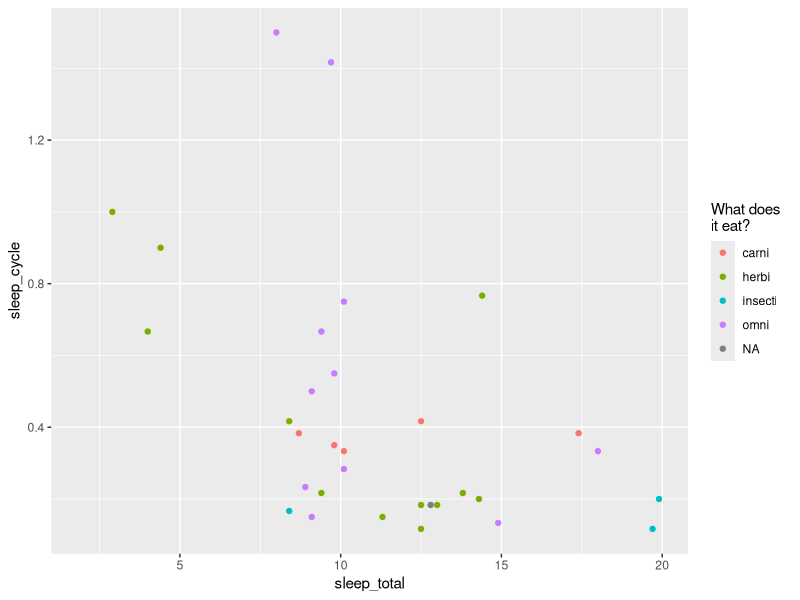
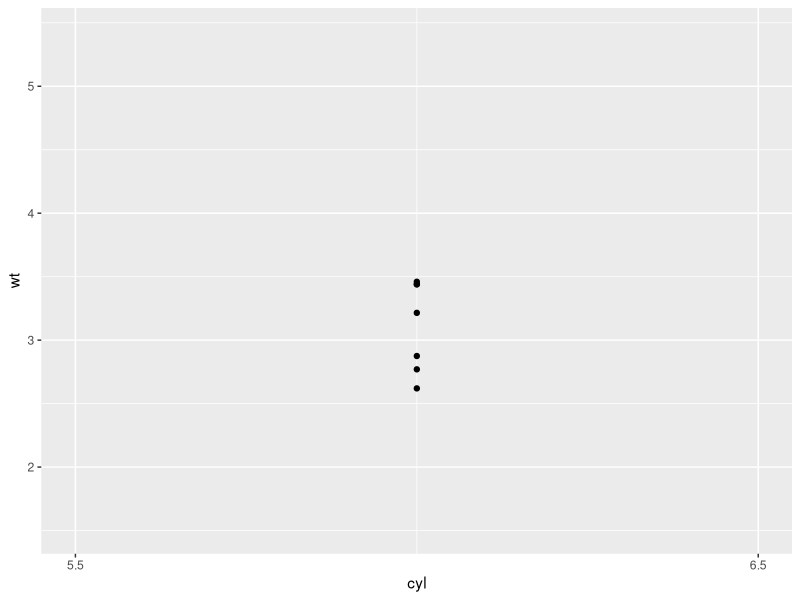
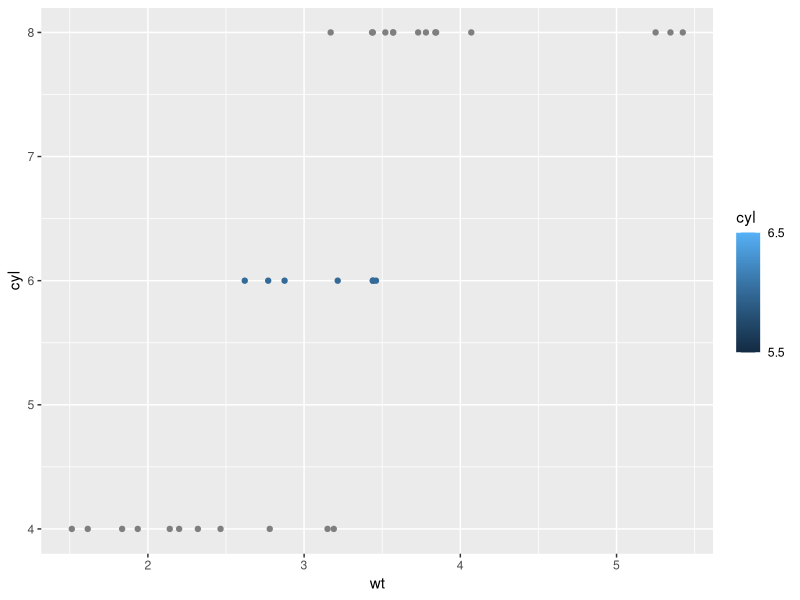
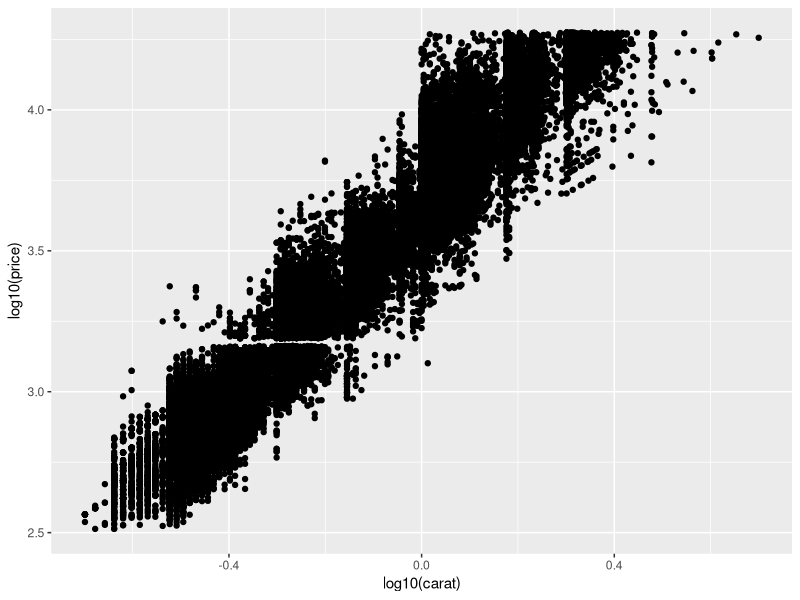
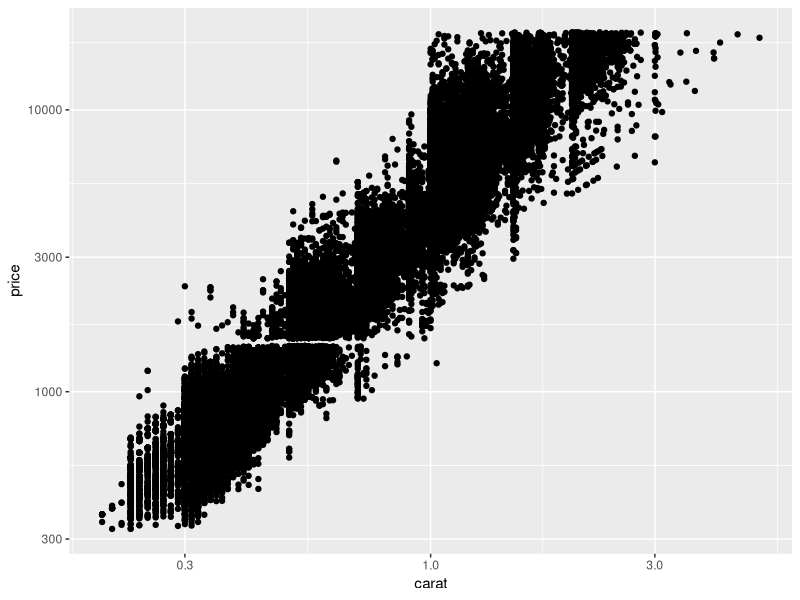
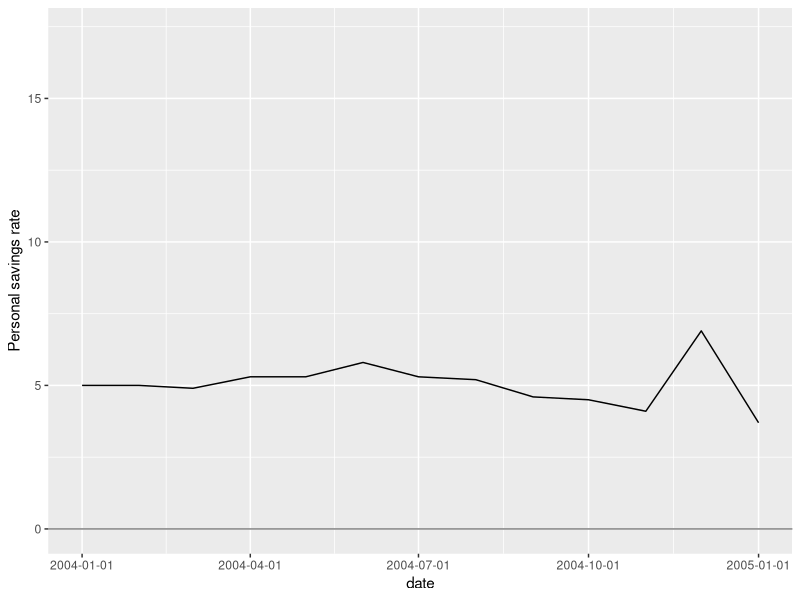
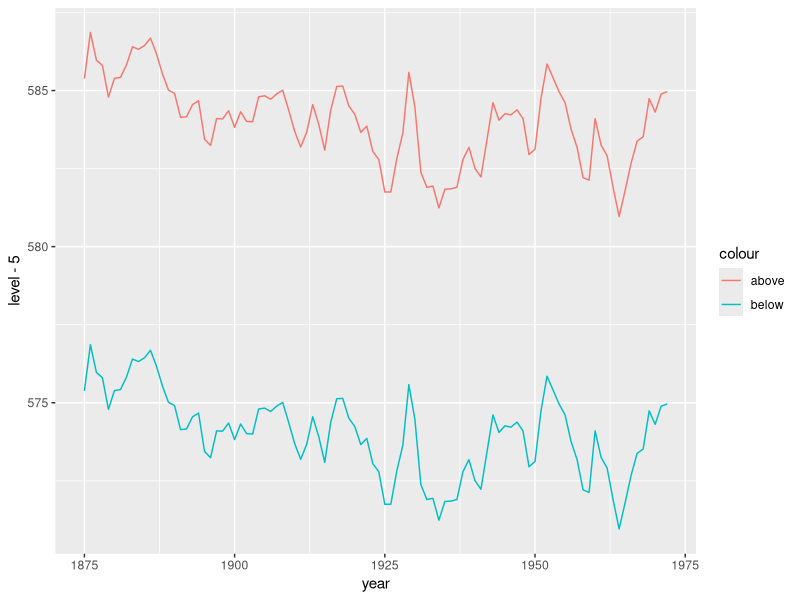
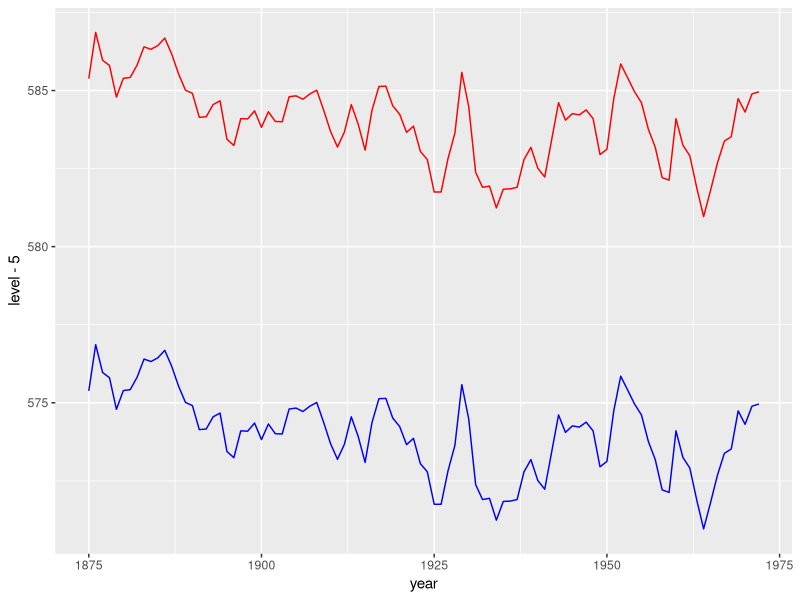

Generate these figures, in order, with R:
#' ---
#' title: "Scales and Legends"
#' author: "Pavan Gurazada"
#' date: "`r format(Sys.Date())`"
#' output: github_document
#' ---

library(tidyverse)


#' *Scales* translate real life data into the aesthetic space. Hence, the inputs
#' are either discrete or continuos, which get mapped to parameters that R can
#' understand. The scales of a plot can also be discrete or continuos. There are
#' no explicit axis or legend tweaking functions in ggplot2. They are all
#' managed through the `scale_` family of functions.

ggplot(msleep, aes(x = sleep_total, y = sleep_cycle, color = vore)) +
  geom_point() +
  scale_color_hue(name = "What does \nit eat?")

#' `name` sets the label for the legend
#'
#' `labs()` is a convenient way to set the labels for the axes and the legend
#'
#' setting the `limits()` of the scale allows ggplot to skip the training phase
#'

ggplot(mtcars, aes(x = cyl, y = wt)) +
  geom_point() +
  scale_x_continuous(breaks = c(5.5, 6.5),
                     limits = c(5.5, 6.5))

ggplot(mtcars, aes(x = wt, y = cyl, color = cyl)) +
  geom_point() +
  scale_color_gradient(breaks = c(5.5, 6.5),
                       limits = c(5.5, 6.5))

#' Scale transformations are also very common and hence get their own shortcut
#' functions. For instance, the following plots are identical but the scale
#' labels are different

ggplot(diamonds, aes(x = log10(carat), log10(price))) +
  geom_point() 

ggplot(diamonds, aes(x = carat, y = price)) +
  geom_point() +
  scale_x_log10() +
  scale_y_log10()

#' Formatting date labels is also possible by tweaking the `date_labels` option

ggplot(economics, aes(x = date, y = psavert)) +
  geom_line() +
  geom_hline(yintercept = 0, colour = "grey50") +
  labs(y = "Personal savings rate") +
  scale_x_date(limits = as.Date(c("2004-01-01", "2005-01-01")),
               date_labels = "%Y-%m-%d")
  
huron <- data.frame(year = 1875:1972,
                    level = LakeHuron)

#' Reason what is wrong with this plot
ggplot(huron, aes(x= year)) +
  geom_line(aes(y = level - 5, color = "below")) +
  geom_line(aes(y = level + 5, color = "above"))

#' Reason what is wrong with this plot
ggplot(huron, aes(x= year)) +
  geom_line(aes(y = level - 5), color = "blue") +
  geom_line(aes(y = level + 5), color = "red")

#' This is a perfect plot. Pause for a moment and reason out why this is so
ggplot(huron, aes(x= year)) +
  geom_line(aes(y = level - 5, color = "below")) +
  geom_line(aes(y = level + 5, color = "above")) +
  scale_color_manual(name = "Direction",
                     values = c("below" = "blue", "above" = "red"))

